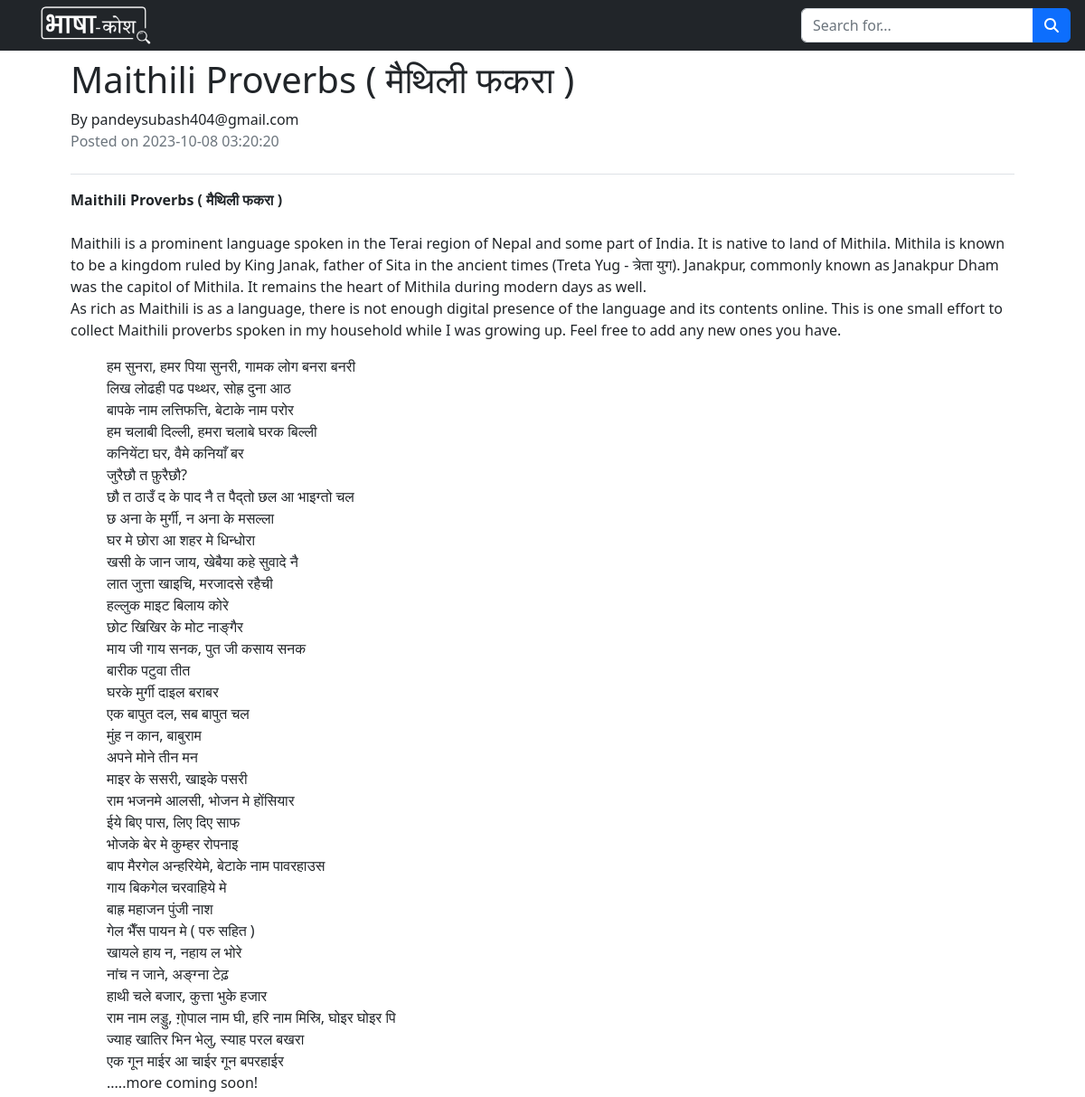
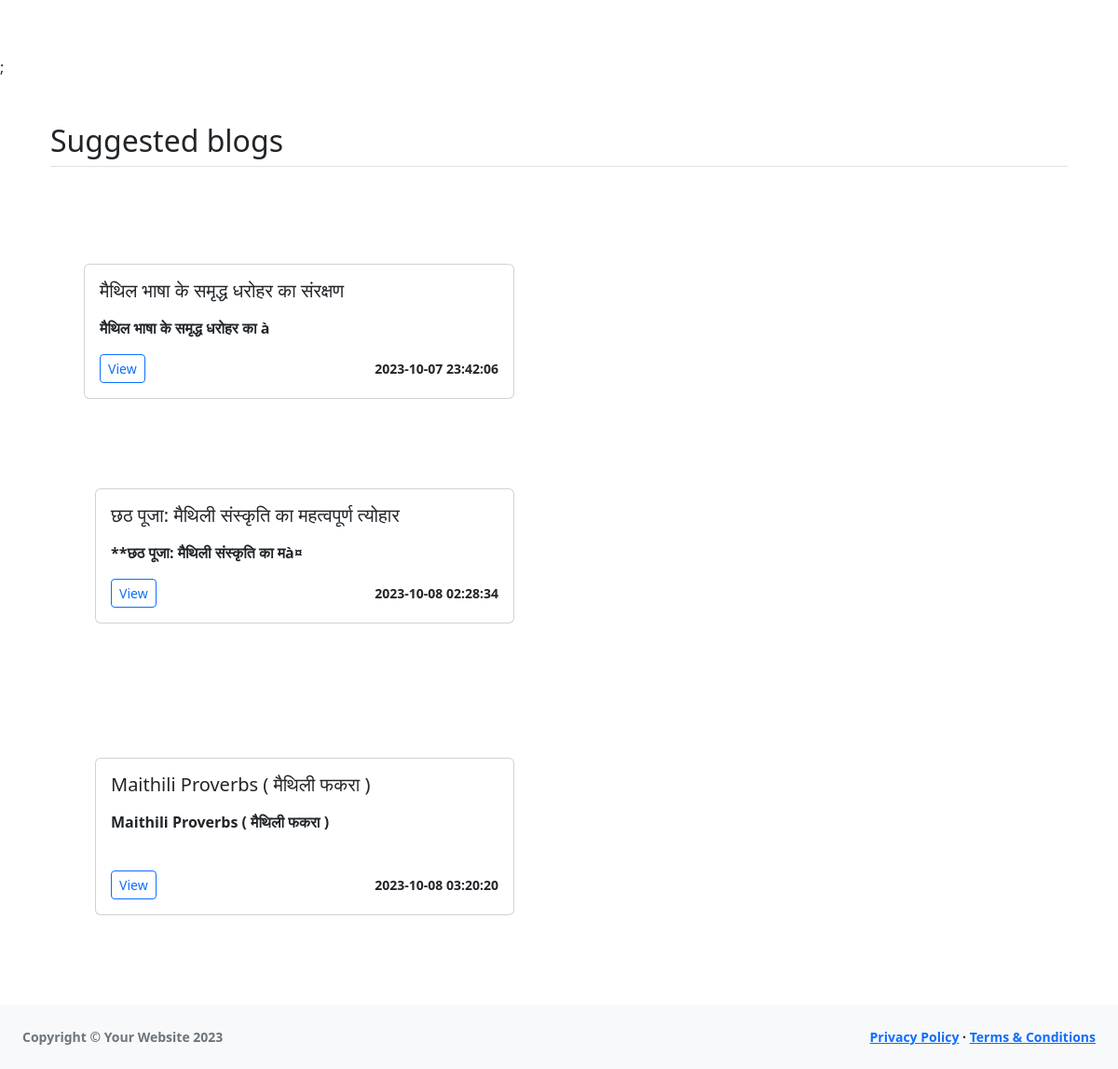
The page /profile/dashboard/view-blog.php?id=4 on the database its author committed (2 pictures, top to bottom).
### tables this page shows
CREATE TABLE `blogs` (
  `id` int NOT NULL,
  `email` varchar(255) NOT NULL,
  `title` varchar(255) NOT NULL,
  `language` varchar(50) NOT NULL,
  `categories` varchar(255) DEFAULT NULL,
  `content` text NOT NULL,
  `created_at` timestamp NULL DEFAULT CURRENT_TIMESTAMP,
  `updated_at` timestamp NULL DEFAULT CURRENT_TIMESTAMP ON UPDATE CURRENT_TIMESTAMP
);

### profile/dashboard/view-blog.php (the view, shortened to what this page needs)
<!DOCTYPE html>
<html lang="en">
<head>
    <link href="https://cdn.jsdelivr.net/npm/simple-datatables@7.1.2/dist/style.min.css" rel="stylesheet" />
    <link href="css/styles.css" rel="stylesheet" />
</head>
<body class="sb-nav-fixed">
    <nav class="sb-topnav navbar navbar-expand navbar-dark bg-dark">
        <a class="navbar-brand ps-3" href="#">
            <span class="navbar-brand-text logo"><img src="../../images/Bhasha-Kosh Logo (1).png"
                    style="width: 180px; height: auto;" /></span>
        </a>
        <form class="d-none d-md-inline-block form-inline ms-auto me-0 me-md-3 my-2 my-md-0">
            <div class="input-group">
                <input class="form-control" type="text" placeholder="Search for..." aria-label="Search for..."
                    aria-describedby="btnNavbarSearch" />
                <button class="btn btn-primary" id="btnNavbarSearch" type="button"><i
                        class="fas fa-search"></i></button>
            </div>
        </form>
    </nav>
    <div class="mx-auto p-2 mt-100" style="width: 200px;"></div>
    <div id="layoutSidenav_content ms-2">
        <main>
            <?php
            require("../../database.php");
            if (isset($_GET["id"])) {
                $blogId = $_GET["id"];
                $query = "SELECT * FROM blogs WHERE id = ?";
                $stmt = $con->prepare($query);
                $stmt->bind_param("i", $blogId);
                $stmt->execute();
                $result = $stmt->get_result();
                if ($result->num_rows === 1) {
                    $row = $result->fetch_assoc();
                    ?>
                    <div class=" container mt-100 p-5">
                        <h1 class="mt-200">
                            <?php echo $row["title"]; ?>
                        </h1>
                        <p class="text mb-0">By
                            <?php echo $row["email"] ?>
                        </p>
                        <p class="text-secondary pb-4 border-bottom">Posted on
                            <?php echo $row["created_at"] ?>
                        </p>
                        <div class="content">
                            <?php echo $row["content"] ?>
                        </div>
                    </div>;
                    <?php
                } else {
                    echo "Blog not found.";
                }
            } else {
                echo "Invalid blog ID.";
            }
            ?>
            <div class="container px-4 py-5" id="custom-cards">
                <h2 class="pb-2 border-bottom">Suggested blogs</h2>
                <div class="album py-5 bg-body-tertiary">
                    <div class="row">
                        <?php
                        $query = "SELECT * FROM blogs LIMIT 3";
                        $result = $con->query($query);
                        while ($row = $result->fetch_assoc()) {
                            ?>
                            <div class="col-sm-6 mb-3 mb-sm-0 p-5">
                                <div class="card">
                                    <div class="card-body">
                                        <h5 class="card-title">
                                            <?php echo $row["title"]; ?>
                                        </h5>
                                        <p class="card-text">
                                            <?php echo substr($row["content"], 0, 100); ?>
                                        </p>
                                        <div class="d-flex justify-content-between align-items-center">
                                            <div class="btn-group">
                                                <a href="view-blog.php?id=<?php echo $row["id"] ?>"
                                                    class="btn btn-sm btn-outline-primary">View</a>
                                            </div>
                                            <small class="text-body-secondary">
                                                <?php echo $row["created_at"] ?>
                                            </small>
                                        </div>
                                    </div>
                                </div>
                            </div>
                        </div>
                    <?php } ?>
                </div>
    <?php
    include("footer.php");
    ?>

### rows shown on the page
blogs: title "Maithili Proverbs ( मैथिली फकरा )", email "pandeysubash404@gmail.com", created_at "2023-10-08 03:20:20", content "Maithili Proverbs ( मैथिली फकरा ) Maithili is a prominent language spoken in the Terai region of Nepal and some part of India. It is native to land of Mithila. Mithila is known to be a kingdom ruled by King Janak, father of Sita in the ancient times (Treta Yug - त्रेता युग). Janakpur, commonly known as Janakpur Dham was the capitol of Mithila. It remains the heart of Mithila during modern days as well. As rich as Maithili is as a language, there is not enough digital presence of the language and its contents online. This is one small effort to collect Maithili proverbs spoken in my household while I was growing up. Feel free to add any new ones you have. हम सुनरा, हमर पिया सुनरी, गामक लोग…", content "Maithili Proverbs ( मैथिली फकरा )"
blogs: title "मैथिल भाषा के समृद्ध धरोहर का संरक्षण", content "मैथिल भाषा के समृद्ध धरोहर का à", created_at "2023-10-07 23:42:06"
blogs: title "छठ पूजा: मैथिली संस्कृति का महत्वपूर्ण त्योहार", content "**छठ पूजा: मैथिली संस्कृति का मà¤", created_at "2023-10-08 02:28:34"
